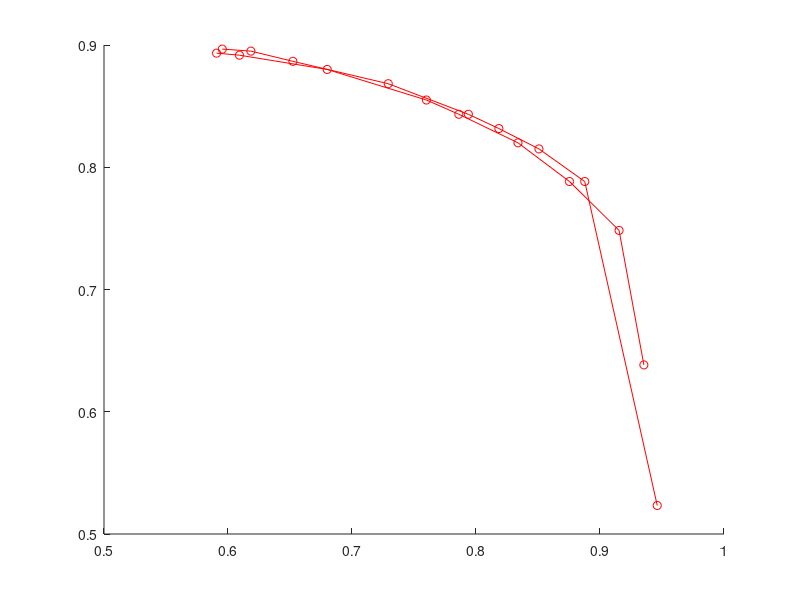

MATLAB code for this plot: (Note: this script raises an error after producing the figure.)
%{
%evalI
a=[117,184;184,196;230,213;247,221;271,233;295,250;314,285;336,406]
b=[149,189;205,205;225,214;260,229;287,249;314,273;329,339]
a(:,2)=0.9-(a(:,2)-167)/600;
b(:,2)=0.9-(b(:,2)-167)/600;
a(:,1)=0.6+(a(:,1)-113)/650;
b(:,1)=0.6+(b(:,1)-113)/650;
%}

%a:Centorid Alifold(new:al-ct)
%b:Centorid Alifold(new:al-mc)
colorss=['r-o';'r-o';'b-^';'b-^';'k-s';'k-s'];
figure
hold on
%Eval II:refer
a=[447,169;462,170;484,175;534,186;576,201;592,208;613,218;637,234;675,393]
b=[444,171;456,172;502,179;554,194;571,201;602,215;629,234;655,258;668,324]
a(:,2)=0.9-(a(:,2)-167)/600;
b(:,2)=0.9-(b(:,2)-167)/600;
a(:,1)=0.6+(a(:,1)-450)/650;
b(:,1)=0.6+(b(:,1)-450)/650;

plot(a(:,1),a(:,2),colorss(1,:))
plot(b(:,1),b(:,2),colorss(2,:))

a=load('better_en_roc_all');
b=load('roc_1_all');
plot([a(1:8,2);a(end,2);a(9:end-1,2)],[a(1:8,1);a(end,1);a(9:end-1,1)],colorss(3,:))
plot([b(1:8,2);b(end,2);b(9:end-1,2)],[b(1:8,1);b(end,1);b(9:end-1,1)],colorss(4,:))


%Eval II:prob
a=[111,174;131,176;172,190;222,224;248,229;280,249;309,269;347,307]
b=[105,176;142,182;197,202;218,213;262,241;303,267;328,295;362,344]
a(:,2)=0.7-(a(:,2)-167)/600;
b(:,2)=0.7-(b(:,2)-167)/600;
a(:,1)=0.5+(a(:,1)-113)/650;
b(:,1)=0.5+(b(:,1)-113)/650;
plot(a(:,1),a(:,2),colorss(5,:))
plot(b(:,1),b(:,2),colorss(6,:))



legend('Reference Aln+Centorid Alifold(new:al-ct)','Reference Aln+Centorid Alifold(new:al-mc)','Probcons Aln+RNAG ensemble','Probcons Aln+RNAG 1st cluster','Probcons Aln+Centorid Alifold(new:al-ct)','Probcons Aln+Centorid Alifold(new:al-mc)')
axis tight
xlabel('Positive Predictive Value(PPV)')
ylabel('Sensitivity(SEN)')

